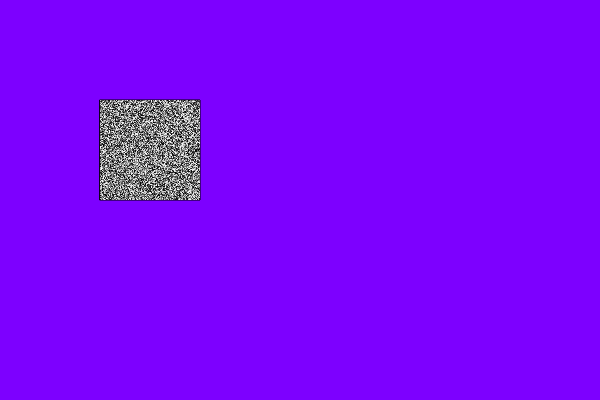
Frame 1 (no input)
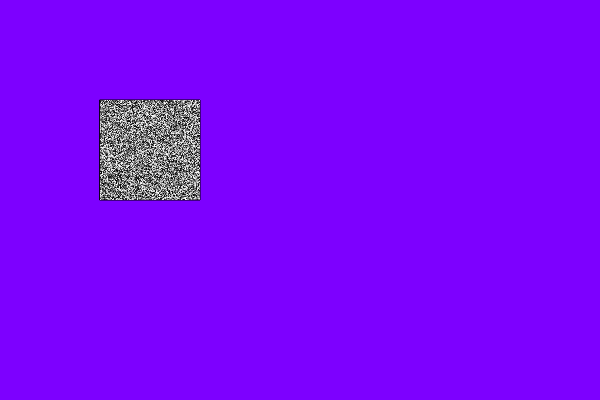
Frame 60 (no input)
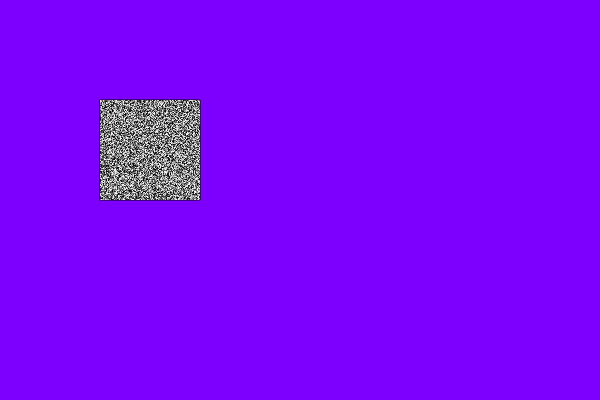
Frame 120 (the mouse pressed at the canvas centre since frame 60)

The p5.js sketch that drew these frames (run headless with seeded random() and noise() and a simulated clock; from frame 60 on, the mouse is pressed at the canvas centre):

// p5.js sketch
// ── sketch.js
function setup() {
  createCanvas(600, 400);
  pixelDensity(1);

}

function mousePressed(){
  console.log(mouseX, mouseY);
}
var geo = new TexGeo();

function draw() {
  background(125, 0, 255);
  rectMode(CORNERS);

  geo.TexRect(100, 100, 200, 200);
          
}

// ── TexGeo.js
class TexGeo {
  
  TexRect(x1, y1, x2, y2) {
    rectMode(CORNERS);
    rect(x1, y1, x2, y2);

    loadPixels();
    for (let indexX = x1; indexX < x2; indexX++) {
      for (let indexY = y1; indexY < y2; indexY++) {
        let index = (indexX + indexY * width) * 4;

        var r = random(255);
        pixels[index + 0] = r;
        pixels[index + 1] = r;
        pixels[index + 2] = r;
        pixels[index + 3] = 255;
      }
    }
    updatePixels();
  }
}
